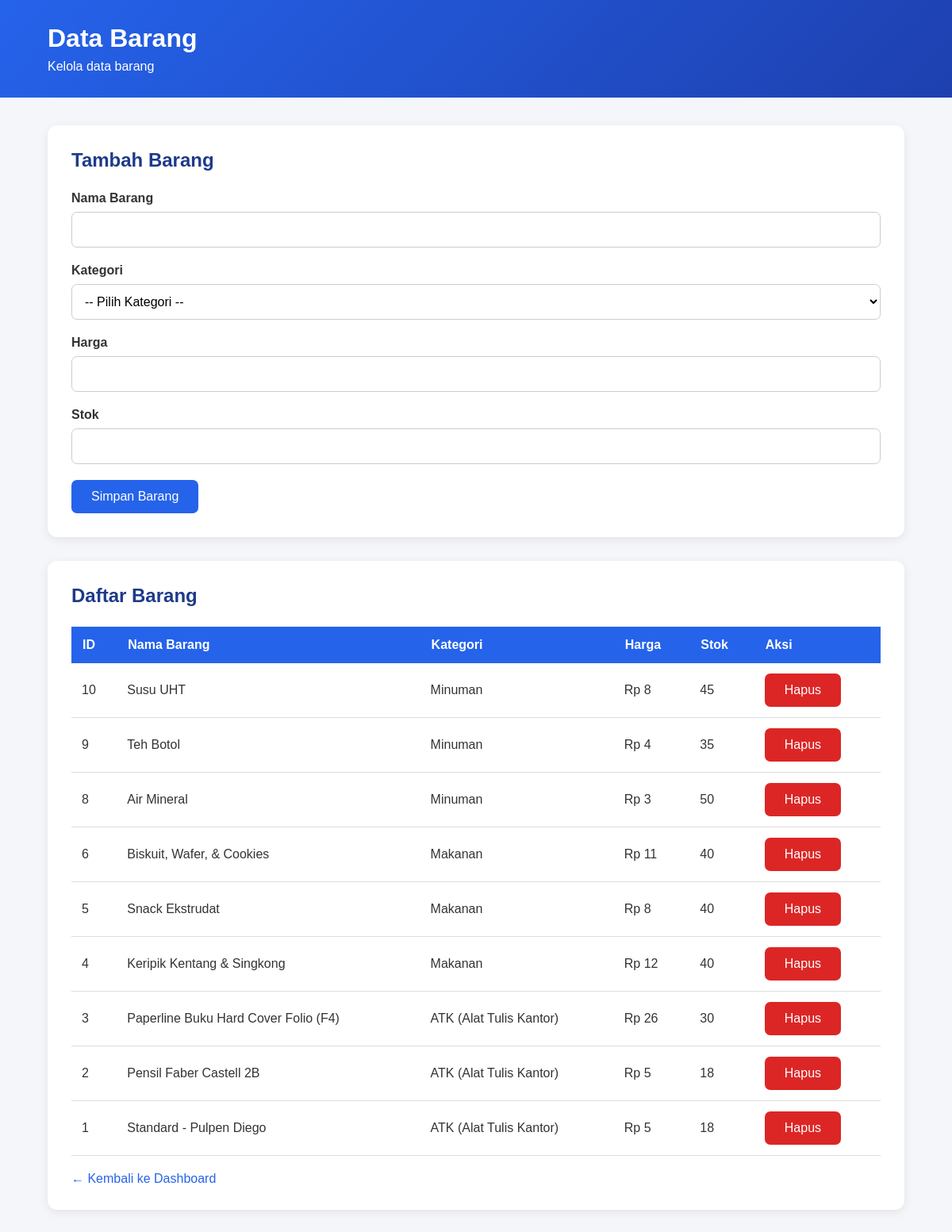
The app's page /barang.php (signed in) with its own data.
### tables this page shows
CREATE TABLE `tb_barang` (
  `id_barang` int(11) NOT NULL,
  `id_kategori` int(11) NOT NULL,
  `nama_barang` varchar(100) NOT NULL,
  `harga` decimal(12,2) NOT NULL,
  `stok` int(11) NOT NULL
);

CREATE TABLE `tb_kategori` (
  `id_kategori` int(11) NOT NULL,
  `nama_kategori` varchar(100) NOT NULL
);

### barang.php (the view, shortened to what this page needs)
<?php
require_once __DIR__ . "/src/koneksi.php";
$data = mysqli_query(
    $koneksi,
    "SELECT tb_barang.*, tb_kategori.nama_kategori
     FROM tb_barang
     JOIN tb_kategori
     ON tb_barang.id_kategori = tb_kategori.id_kategori
     ORDER BY tb_barang.id_barang DESC"
);
?>
<!DOCTYPE html>
<html>
<head>
    <link rel="stylesheet" href="src/style.css">
</head>
<body>
<div class="header">
    <h1>Data Barang</h1>
    <p>Kelola data barang</p>
</div>
<div class="container">
    <div class="card">
        <h2>Tambah Barang</h2>
        <form action="tambah_barang.php" method="POST">
            <div class="form-group">
                <label>Nama Barang</label>
                <input type="text" name="nama_barang" required>
            </div>
            <div class="form-group">
                <label>Kategori</label>
                <select name="id_kategori" required>
                    <option value="">-- Pilih Kategori --</option>
                </select>
            </div>
            <div class="form-group">
                <label>Harga</label>
                <input type="number" name="harga" min="0" required>
            </div>
            <div class="form-group">
                <label>Stok</label>
                <input type="number" name="stok" min="0" required>
            </div>
            <button type="submit">Simpan Barang</button>
        </form>
    </div>
    <div class="card">
        <h2>Daftar Barang</h2>
        <div class="table-container">
            <table>
                <tr>
                    <th>ID</th>
                    <th>Nama Barang</th>
                    <th>Kategori</th>
                    <th>Harga</th>
                    <th>Stok</th>
                    <th>Aksi</th>
                </tr>
                <?php while ($row = mysqli_fetch_assoc($data)): ?>
                <tr>
                    <td><?= $row['id_barang']; ?></td>
                    <td><?= htmlspecialchars($row['nama_barang']); ?></td>
                    <td><?= htmlspecialchars($row['nama_kategori']); ?></td>
                    <td>Rp <?= number_format($row['harga'], 0, ',', '.'); ?></td>
                    <td><?= $row['stok']; ?></td>
                    <td>
                        <a class="btn btn-danger"
                           href="hapus_barang.php?id=<?= $row['id_barang']; ?>"
                           onclick="return confirm('Hapus barang?')">
                           Hapus
                        </a>
                    </td>
                </tr>
                <?php endwhile; ?>
            </table>
        </div>
        <a class="back" href="index.php">← Kembali ke Dashboard</a>
    </div>
</div>
</body>
</html>

### style.css (style rules this page uses)
* { box-sizing: border-box; }
html, body { margin: 0; padding: 0; width: 100%; min-height: 100%; }
body { font-family: Arial, sans-serif; background: #f4f6f9; color: #333; }
.header { width: 100%; background: linear-gradient(135deg, #2563eb, #1e40af); color: white; padding: 30px 5%; }
.header h1 { margin: 0 0 8px; }
.header p { margin: 0; }
.container { width: 100%; max-width: 1400px; margin: 0 auto; padding: 35px 5%; }
.card { width: 100%; background: white; padding: 30px; border-radius: 12px; margin-bottom: 30px; box-shadow: 0 3px 12px rgba(0,0,0,0.08); }
.card h2 { color: #1e3a8a; margin-top: 0; margin-bottom: 25px; }
.form-group { width: 100%; margin-bottom: 20px; }
label { display: block; margin-bottom: 8px; font-weight: bold; }
input, select { width: 100%; height: 45px; padding: 10px 12px; border: 1px solid #ccc; border-radius: 7px; font-size: 16px; background: white; }
button, .btn { border: none; background: #2563eb; color: white; padding: 12px 25px; border-radius: 7px; cursor: pointer; font-size: 16px; text-decoration: none; display: inline-block; }
.btn-danger { background: #dc2626; }
.table-container { width: 100%; overflow-x: auto; }
table { width: 100%; border-collapse: collapse; background: white; }
table th { background: #2563eb; color: white; padding: 14px; text-align: left; }
table td { padding: 13px; border-bottom: 1px solid #ddd; }
.back { display: inline-block; margin-top: 20px; color: #2563eb; text-decoration: none; }

### records on screen
tb_barang: id_barang "10", nama_barang "Susu UHT", id_kategori.nama_kategori "Minuman", harga "8", stok "45"
tb_barang: id_barang "9", nama_barang "Teh Botol", id_kategori.nama_kategori "Minuman", harga "4", stok "35"
tb_barang: id_barang "8", nama_barang "Air Mineral", id_kategori.nama_kategori "Minuman", harga "3", stok "50"
tb_barang: id_barang "6", nama_barang "Biskuit, Wafer, & Cookies", id_kategori.nama_kategori "Makanan", harga "11", stok "40"
tb_barang: id_barang "5", nama_barang "Snack Ekstrudat", id_kategori.nama_kategori "Makanan", harga "8", stok "40"
tb_barang: id_barang "4", nama_barang "Keripik Kentang & Singkong", id_kategori.nama_kategori "Makanan", harga "12", stok "40"
tb_barang: id_barang "3", nama_barang "Paperline Buku Hard Cover Folio (F4)", id_kategori.nama_kategori "ATK (Alat Tulis Kantor)", harga "26", stok "30"
tb_barang: id_barang "2", nama_barang "Pensil Faber Castell 2B", id_kategori.nama_kategori "ATK (Alat Tulis Kantor)", harga "5", stok "18"
tb_barang: id_barang "1", nama_barang "Standard - Pulpen Diego", id_kategori.nama_kategori "ATK (Alat Tulis Kantor)", harga "5", stok "18"
